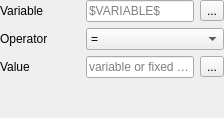
               <widget class="QWidget" name="IF">
                <layout class="QGridLayout" name="gridLayout_34">
                 <property name="leftMargin">
                  <number>0</number>
                 </property>
                 <property name="topMargin">
                  <number>0</number>
                 </property>
                 <property name="rightMargin">
                  <number>0</number>
                 </property>
                 <property name="bottomMargin">
                  <number>0</number>
                 </property>
                 <item row="0" column="0">
                  <layout class="QGridLayout" name="gridLayout_28">
                   <item row="0" column="0">
                    <layout class="QGridLayout" name="gridLayout_27">
                     <item row="0" column="0">
                      <widget class="QLabel" name="label_10">
                       <property name="minimumSize">
                        <size>
                         <width>80</width>
                         <height>0</height>
                        </size>
                       </property>
                       <property name="maximumSize">
                        <size>
                         <width>80</width>
                         <height>16777215</height>
                        </size>
                       </property>
                       <property name="text">
                        <string>Variable</string>
                       </property>
                      </widget>
                     </item>
                     <item row="0" column="1">
                      <layout class="QGridLayout" name="gridLayout_25">
                       <item row="0" column="0">
                        <widget class="QLineEdit" name="edt_ifVariable">
                         <property name="placeholderText">
                          <string>$VARIABLE$</string>
                         </property>
                        </widget>
                       </item>
                       <item row="0" column="1">
                        <widget class="QToolButton" name="btn_setVariable">
                         <property name="text">
                          <string>...</string>
                         </property>
                        </widget>
                       </item>
                      </layout>
                     </item>
                     <item row="1" column="0">
                      <widget class="QLabel" name="label_11">
                       <property name="minimumSize">
                        <size>
                         <width>80</width>
                         <height>0</height>
                        </size>
                       </property>
                       <property name="maximumSize">
                        <size>
                         <width>80</width>
                         <height>16777215</height>
                        </size>
                       </property>
                       <property name="text">
                        <string>Operator</string>
                       </property>
                      </widget>
                     </item>
                     <item row="1" column="1">
                      <widget class="QComboBox" name="cb_operator">
                       <item>
                        <property name="text">
                         <string>=</string>
                        </property>
                       </item>
                       <item>
                        <property name="text">
                         <string>&lt;&gt;</string>
                        </property>
                       </item>
                       <item>
                        <property name="text">
                         <string>&gt;</string>
                        </property>
                       </item>
                       <item>
                        <property name="text">
                         <string>&gt;=</string>
                        </property>
                       </item>
                       <item>
                        <property name="text">
                         <string>&lt;</string>
                        </property>
                       </item>
                       <item>
                        <property name="text">
                         <string>&lt;=</string>
                        </property>
                       </item>
                       <item>
                        <property name="text">
                         <string>in</string>
                        </property>
                       </item>
                       <item>
                        <property name="text">
                         <string>not in</string>
                        </property>
                       </item>
                      </widget>
                     </item>
                     <item row="2" column="0">
                      <widget class="QLabel" name="label_12">
                       <property name="minimumSize">
                        <size>
                         <width>80</width>
                         <height>0</height>
                        </size>
                       </property>
                       <property name="maximumSize">
                        <size>
                         <width>80</width>
                         <height>16777215</height>
                        </size>
                       </property>
                       <property name="text">
                        <string>Value</string>
                       </property>
                      </widget>
                     </item>
                     <item row="2" column="1">
                      <layout class="QGridLayout" name="gridLayout_26">
                       <item row="0" column="0">
                        <widget class="QLineEdit" name="edt_value">
                         <property name="placeholderText">
                          <string>variable or fixed value</string>
                         </property>
                        </widget>
                       </item>
                       <item row="0" column="1">
                        <widget class="QToolButton" name="btn_setValue">
                         <property name="text">
                          <string>...</string>
                         </property>
                        </widget>
                       </item>
                      </layout>
                     </item>
                    </layout>
                   </item>
                  </layout>
                 </item>
                 <item row="1" column="0">
                  <spacer name="verticalSpacer_7">
                   <property name="orientation">
                    <enum>Qt::Vertical</enum>
                   </property>
                   <property name="sizeHint" stdset="0">
                    <size>
                     <width>20</width>
                     <height>40</height>
                    </size>
                   </property>
                  </spacer>
                 </item>
                </layout>
               </widget>
